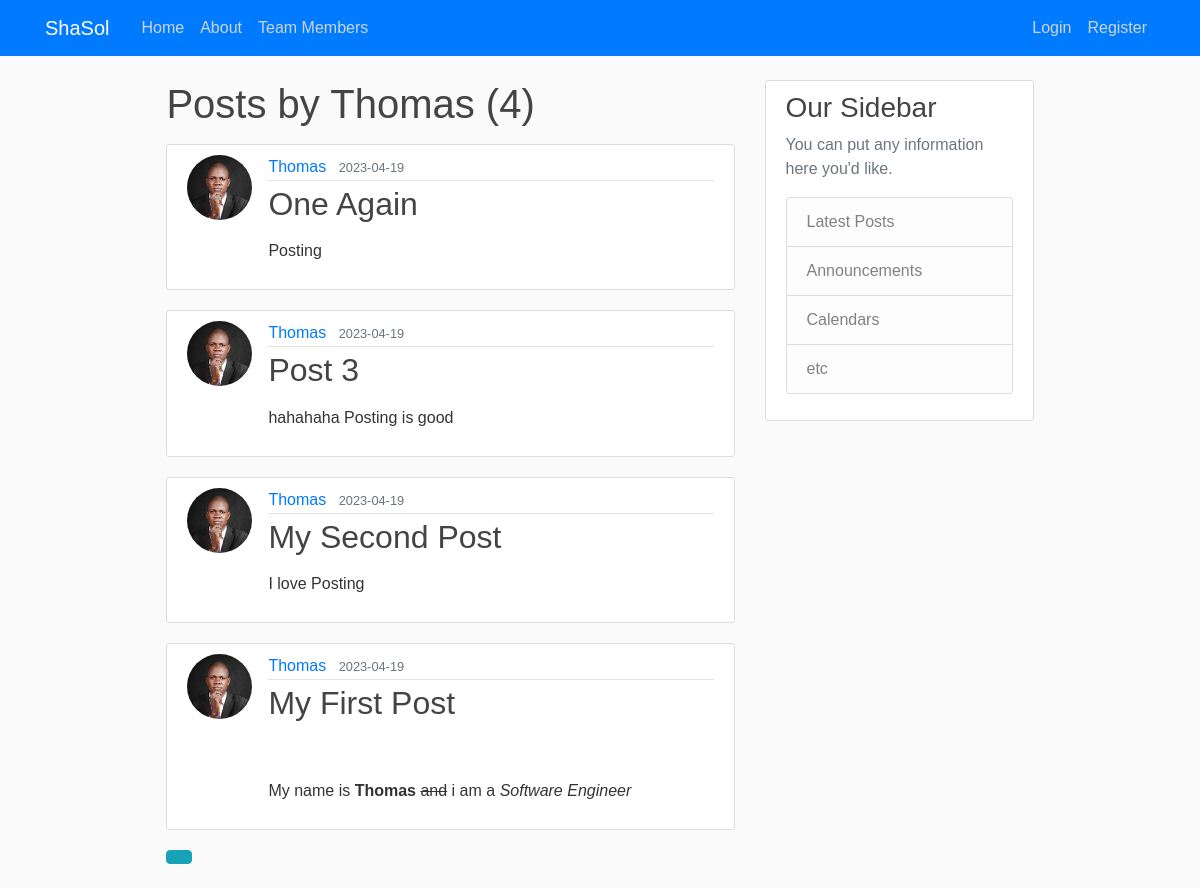
Screenshot of /user/Thomas with the database file from the repository.
### flaskblog/models.py (models this page shows, shortened)
class User(db.Model, UserMixin): # class been inherite from
    id = db.Column(db.Integer, primary_key=True)
    username = db.Column(db.String(20), unique=True, nullable=False)
    email = db.Column(db.String(120), unique=True, nullable=False)
    image_file = db.Column(db.String(20), nullable=False, default='default.jpg')
    password = db.Column(db.String(60), nullable=False)
    posts = db.relationship('Post', backref='author', lazy=True)#for loading the data

class Post(db.Model):
    id = db.Column(db.Integer, primary_key=True)
    title = db.Column(db.String(100), nullable=False)
    date_posted = db.Column(db.DateTime, nullable=False, default=datetime.utcnow)
    content = db.Column(db.Text, nullable=False)
    user_id = db.Column(db.Integer, db.ForeignKey('user.id'), nullable=False)

### flaskblog/users/routes.py (the view)
@users.route("/user/<string:username>")
def user_posts(username):
    page = request.args.get('page', 1, type=int)
    user = User.query.filter_by(username=username).first_or_404()
    posts = Post.query.filter_by(author=user)\
        .order_by(Post.date_posted.desc())\
        .paginate(page=page, per_page=5)
    return render_template('user_posts.html', posts=posts, user=user)

### flaskblog/templates/user_posts.html
{% extends "layout.html" %}
{% block content %}
    <h1 class="mb-3">Posts by {{ user.username }} ({{ posts.total }})</h1>
    {% for post in posts.items %}
        <article class="media content-section">
            <img class="rounded-circle article-img" src="{{ url_for('static', filename='profile_pics/' + post.author.image_file) }}">
            <div class="media-body">
                <div class="article-metadata">
                    <a class="mr-2" href="{{ url_for('users.user_posts', username=post.author.username) }}">{{ post.author.username }}</a>
                    <small class="text-muted">{{ post.date_posted.strftime('%Y-%m-%d') }}</small>
                </div>
                <h2><a class="article-title" href="{{ url_for('posts.post', post_id=post.id) }}">{{ post.title }}</a></h2>
                <p class="article-content">{{ post.content |safe}}</p>
            </div>
        </article>
    {% endfor %}
    {% for page_num in posts.iter_pages(left_edge=1, right_edge=1, left_current=1, right_current=2) %}
        {% if page_num %}
            {% if posts.page == page_num %}
            <a class="btn btn-info mb-4" href="{{ url_for('users.user_posts', username=user.username, page=page_num) }}"></a>
            {% else %}
            <a class="btn btn-outline-info mb-4" href="{{ url_for('users.user_posts', username=user.username, page=page_num) }}"></a>
            {% endif %}
        {% else %}
            .....
        {% endif %}
    {% endfor %}
{% endblock content %}

### flaskblog/static/main.css (style rules this page uses)
body { background: #fafafa; color: #333333; margin-top: 5rem; }
h1, h2, h3, h4, h5, h6 { color: #444444; }
.content-section { background: #ffffff; padding: 10px 20px; border: 1px solid #dddddd; border-radius: 3px; margin-bottom: 20px; }
.article-title { color: #444444; }
.article-content { white-space: pre-line; }
.article-img { height: 65px; width: 65px; margin-right: 16px; }
.article-metadata { padding-bottom: 1px; margin-bottom: 4px; border-bottom: 1px solid #e3e3e3 }
* { margin: 0; padding: 0; box-sizing: border-box; font-family: "Josefin Sans", sans-serif; }
body { display: flex; justify-content: center; align-items: center; min-height: 100vh; }

### rows the page displays
User: username "Thomas"
Post: image_file (picture), author.username "Thomas", date_posted "2023-04-19", title "One Again", content "Posting"
Post: image_file (picture), author.username "Thomas", date_posted "2023-04-19", title "Post 3", content "hahahaha Posting is good"
Post: image_file (picture), author.username "Thomas", date_posted "2023-04-19", title "My Second Post", content "I love Posting"
Post: image_file (picture), author.username "Thomas", date_posted "2023-04-19", title "My First Post", content "My name is Thomas and i am a Software Engineer"

### other values shown
{{ posts.total }} "4"
